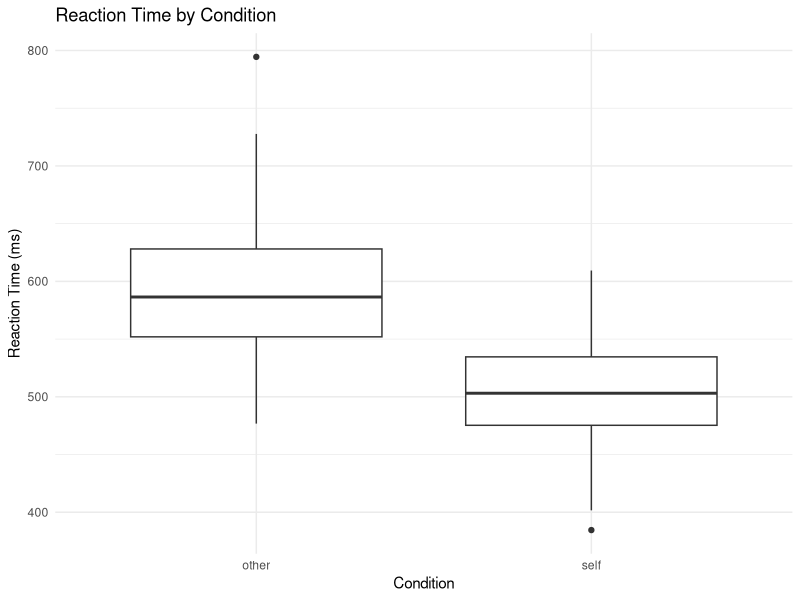

This chart was generated by the following R code:
## ---- chunk 1
# Load necessary libraries
library(ggplot2)
library(dplyr)

# Example data
set.seed(123)
data <- data.frame(
  condition = rep(c("self", "other"), each = 100),
  reaction_time = c(rnorm(100, mean = 500, sd = 50), rnorm(100, mean = 600, sd = 60))
)

# Plot reaction times
ggplot(data, aes(x = condition, y = reaction_time)) +
  geom_boxplot() +
  theme_minimal() +
  labs(title = "Reaction Time by Condition", y = "Reaction Time (ms)", x = "Condition")
